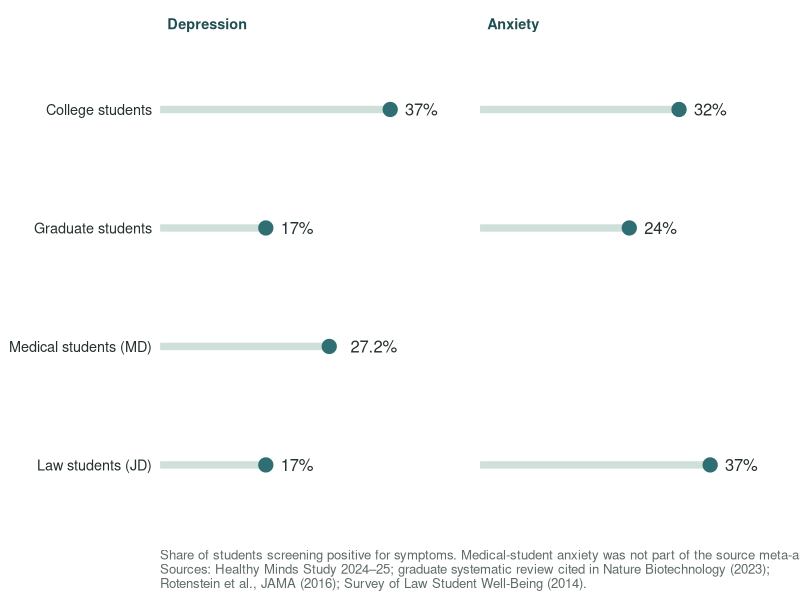
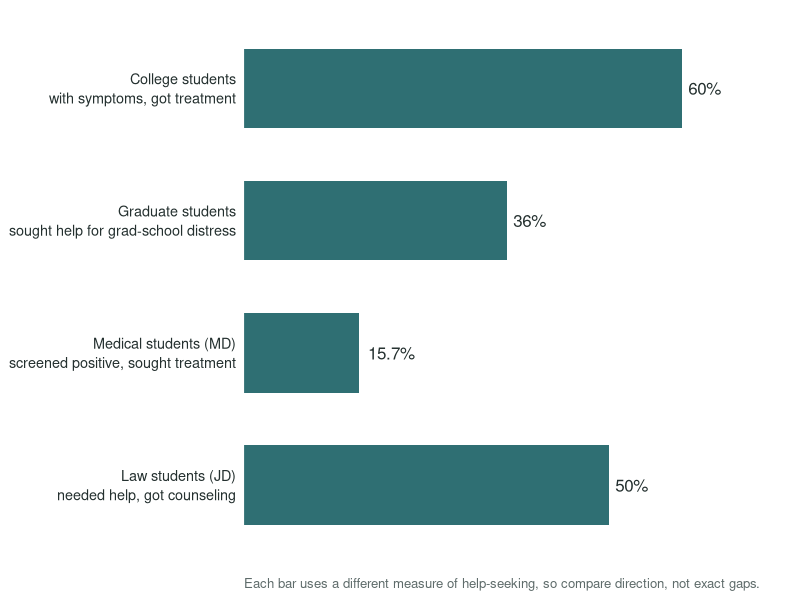

These figures' R source, in order:
## ---- chunk 1
#| label: setup
library(dplyr)
library(tibble)
library(ggplot2)
library(DiagrammeR)

teal      <- "#2F6F73"
teal_dark <- "#1F4E51"
sage      <- "#CFE0DA"
coral     <- "#B85042"
muted     <- "#5E6B6A"

group_levels <- c("College students", "Graduate students",
                  "Medical students (MD)", "Law students (JD)")

theme_guide <- function() {
  theme_minimal(base_size = 13) +
    theme(panel.grid = element_blank(),
          axis.text.x = element_blank(),
          axis.text.y = element_text(color = "#24302F"),
          strip.text = element_text(face = "bold", color = teal_dark, hjust = 0),
          plot.caption = element_text(color = muted, hjust = 0, size = 9.5),
          plot.title.position = "plot")
}
## ---- chunk 2
#| label: symptoms-chart
#| fig-width: 8
#| fig-height: 3.8
#| fig-alt: "Lollipop chart comparing the share of students with depression and anxiety symptoms across college, graduate, medical, and law students."

symptoms <- tribble(
  ~group,                  ~measure,     ~pct,
  "College students",      "Depression", 37,
  "College students",      "Anxiety",    32,
  "Graduate students",     "Depression", 17,
  "Graduate students",     "Anxiety",    24,
  "Medical students (MD)", "Depression", 27.2,
  "Law students (JD)",     "Depression", 17,
  "Law students (JD)",     "Anxiety",    37
) |>
  mutate(group   = factor(group, levels = rev(group_levels)),
         measure = factor(measure, levels = c("Depression", "Anxiety")))

ggplot(symptoms, aes(x = pct, y = group)) +
  geom_segment(aes(x = 0, xend = pct, yend = group), color = sage, linewidth = 2.5) +
  geom_point(size = 4.5, color = teal) +
  geom_text(aes(label = paste0(pct, "%")), hjust = -0.45, size = 4.2, color = "#24302F") +
  facet_wrap(~ measure) +
  scale_x_continuous(limits = c(0, 50), expand = c(0, 0)) +
  labs(x = NULL, y = NULL,
       caption = paste0(
         "Share of students screening positive for symptoms. Medical-student anxiety was not part of the source meta-analysis.\n",
         "Sources: Healthy Minds Study 2024–25; graduate systematic review cited in Nature Biotechnology (2023);\n",
         "Rotenstein et al., JAMA (2016); Survey of Law Student Well-Being (2014)."
       )) +
  theme_guide()
## ---- chunk 3
#| label: help-chart
#| fig-width: 8
#| fig-height: 3.4
#| fig-alt: "Bar chart showing the share of students getting mental health help: about 60% of college students with symptoms, 36% of graduate students, about half of law students who needed help, and 15.7% of medical students who screened positive for depression."

help <- tribble(
  ~group,                  ~pct,  ~what,
  "College students",      60,    "with symptoms, got treatment",
  "Graduate students",     36,    "sought help for grad-school distress",
  "Medical students (MD)", 15.7,  "screened positive, sought treatment",
  "Law students (JD)",     50,    "needed help, got counseling"
) |>
  mutate(label = paste0(group, "\n", what),
         label = factor(label, levels = rev(label[match(group_levels, group)])))

ggplot(help, aes(x = pct, y = label)) +
  geom_col(fill = teal, width = 0.6) +
  geom_text(aes(label = paste0(pct, "%")), hjust = -0.2, size = 4.3, color = "#24302F") +
  scale_x_continuous(limits = c(0, 75), expand = c(0, 0)) +
  labs(x = NULL, y = NULL,
       caption = "Each bar uses a different measure of help-seeking, so compare direction, not exact gaps.") +
  theme_guide() +
  theme(axis.text.y = element_text(lineheight = 1.1))
## ---- chunk 4
#| label: licensure-loop
#| fig-alt: "Diagram: licensure and bar questions about mental health history increase fear of disclosure, which delays help, which increases stress. Policy change that asks only about current impairment reduces fear of disclosure."

grViz("
digraph licensure {
  graph [rankdir = LR, bgcolor = 'transparent', fontname = 'Helvetica', nodesep = 0.45]
  node  [shape = box, style = 'rounded,filled', fillcolor = '#F2F4F4',
         color = '#9AA5A6', fontname = 'Helvetica', fontsize = 12]
  edge  [color = '#5B6B6C', fontname = 'Helvetica', fontsize = 11]

  questions [label = 'Licensure / bar\\nquestions about\\nmental health history']
  fear      [label = 'Fear of\\ndisclosure']
  delay     [label = 'Delay in\\ngetting help']
  stress    [label = 'Stress and\\nsymptoms', fillcolor = '#F6D8D2', color = '#B85042']
  policy    [label = 'Policy change:\\nask only about\\ncurrent impairment',
             fillcolor = '#2F6F73', color = '#2F6F73', fontcolor = 'white']

  questions -> fear   [label = '+']
  fear      -> delay  [label = '+']
  delay     -> stress [label = '+']
  policy    -> fear   [label = '−']
}
")
